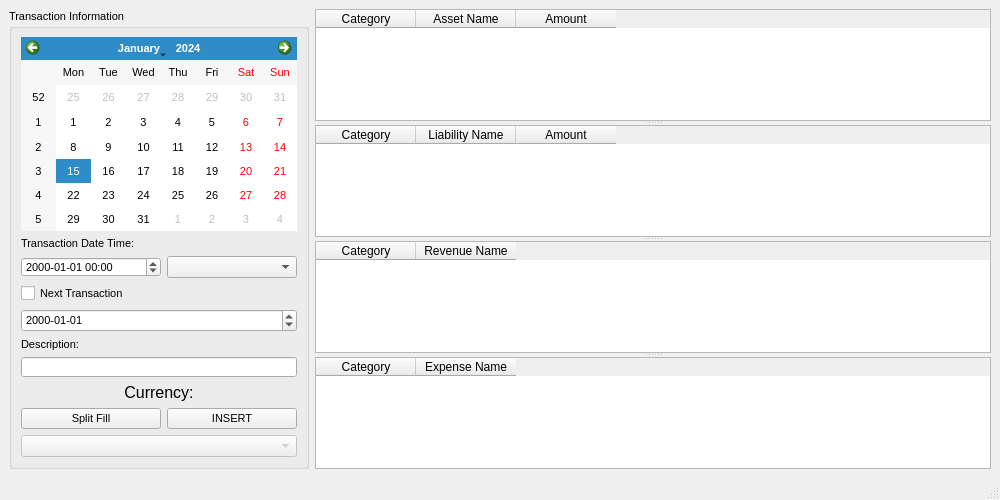
<?xml version="1.0" encoding="UTF-8"?>
<ui version="4.0">
 <class>AddTransaction</class>
 <widget class="QMainWindow" name="AddTransaction">
  <property name="geometry">
   <rect>
    <x>0</x>
    <y>0</y>
    <width>1000</width>
    <height>500</height>
   </rect>
  </property>
  <property name="font">
   <font>
    <pointsize>8</pointsize>
   </font>
  </property>
  <property name="windowTitle">
   <string>Add Transaction</string>
  </property>
  <property name="windowIcon">
   <iconset resource="../resources.qrc">
    <normaloff>:/icons/AddTransaction.png</normaloff>:/icons/AddTransaction.png</iconset>
  </property>
  <widget class="QWidget" name="centralwidget">
   <layout class="QGridLayout" name="gridLayout_2">
    <item row="0" column="1">
     <widget class="QSplitter" name="splitter">
      <property name="maximumSize">
       <size>
        <width>16777215</width>
        <height>16777215</height>
       </size>
      </property>
      <property name="orientation">
       <enum>Qt::Vertical</enum>
      </property>
      <widget class="QTableWidget" name="tableWidget_Assets">
       <property name="minimumSize">
        <size>
         <width>0</width>
         <height>0</height>
        </size>
       </property>
       <property name="maximumSize">
        <size>
         <width>16777215</width>
         <height>16777215</height>
        </size>
       </property>
       <property name="font">
        <font>
         <pointsize>9</pointsize>
        </font>
       </property>
       <column>
        <property name="text">
         <string>Category</string>
        </property>
       </column>
       <column>
        <property name="text">
         <string>Asset Name</string>
        </property>
       </column>
       <column>
        <property name="text">
         <string>Amount</string>
        </property>
       </column>
      </widget>
      <widget class="QTableWidget" name="tableWidget_Liabilities">
       <property name="minimumSize">
        <size>
         <width>0</width>
         <height>0</height>
        </size>
       </property>
       <property name="font">
        <font>
         <pointsize>9</pointsize>
        </font>
       </property>
       <column>
        <property name="text">
         <string>Category</string>
        </property>
       </column>
       <column>
        <property name="text">
         <string>Liability Name</string>
        </property>
       </column>
       <column>
        <property name="text">
         <string>Amount</string>
        </property>
       </column>
      </widget>
      <widget class="QTableWidget" name="tableWidget_Revenues">
       <property name="font">
        <font>
         <pointsize>9</pointsize>
        </font>
       </property>
       <column>
        <property name="text">
         <string>Category</string>
        </property>
       </column>
       <column>
        <property name="text">
         <string>Revenue Name</string>
        </property>
       </column>
      </widget>
      <widget class="QTableWidget" name="tableWidget_Expenses">
       <property name="font">
        <font>
         <pointsize>9</pointsize>
        </font>
       </property>
       <column>
        <property name="text">
         <string>Category</string>
        </property>
       </column>
       <column>
        <property name="text">
         <string>Expense Name</string>
        </property>
       </column>
      </widget>
     </widget>
    </item>
    <item row="0" column="0">
     <widget class="QGroupBox" name="groupBox">
      <property name="maximumSize">
       <size>
        <width>300</width>
        <height>16777215</height>
       </size>
      </property>
      <property name="title">
       <string>Transaction Information</string>
      </property>
      <layout class="QGridLayout" name="gridLayout">
       <item row="10" column="0" colspan="2">
        <widget class="QComboBox" name="comboBox_Currency">
         <property name="enabled">
          <bool>false</bool>
         </property>
        </widget>
       </item>
       <item row="1" column="0" colspan="2">
        <widget class="QLabel" name="label_transactionDateTime">
         <property name="text">
          <string>Transaction Date Time:</string>
         </property>
        </widget>
       </item>
       <item row="0" column="0" colspan="2">
        <widget class="QCalendarWidget" name="calendarWidget">
         <property name="sizePolicy">
          <sizepolicy hsizetype="Expanding" vsizetype="Expanding">
           <horstretch>0</horstretch>
           <verstretch>0</verstretch>
          </sizepolicy>
         </property>
         <property name="maximumSize">
          <size>
           <width>160000</width>
           <height>160000</height>
          </size>
         </property>
         <property name="font">
          <font>
           <pointsize>8</pointsize>
          </font>
         </property>
        </widget>
       </item>
       <item row="7" column="0" colspan="2">
        <widget class="QLabel" name="label_Currency">
         <property name="sizePolicy">
          <sizepolicy hsizetype="Preferred" vsizetype="Fixed">
           <horstretch>0</horstretch>
           <verstretch>0</verstretch>
          </sizepolicy>
         </property>
         <property name="font">
          <font>
           <pointsize>12</pointsize>
          </font>
         </property>
         <property name="text">
          <string>Currency:</string>
         </property>
         <property name="alignment">
          <set>Qt::AlignCenter</set>
         </property>
        </widget>
       </item>
       <item row="4" column="0" colspan="2">
        <widget class="QDateEdit" name="dateEdit_nextTransaction">
         <property name="enabled">
          <bool>true</bool>
         </property>
         <property name="displayFormat">
          <string>yyyy-MM-dd</string>
         </property>
        </widget>
       </item>
       <item row="5" column="0" colspan="2">
        <widget class="QLabel" name="label_Description">
         <property name="sizePolicy">
          <sizepolicy hsizetype="Preferred" vsizetype="Fixed">
           <horstretch>0</horstretch>
           <verstretch>0</verstretch>
          </sizepolicy>
         </property>
         <property name="font">
          <font>
           <pointsize>8</pointsize>
          </font>
         </property>
         <property name="text">
          <string>Description:</string>
         </property>
         <property name="alignment">
          <set>Qt::AlignLeading|Qt::AlignLeft|Qt::AlignVCenter</set>
         </property>
        </widget>
       </item>
       <item row="8" column="0">
        <widget class="QPushButton" name="pushButton_Split">
         <property name="sizePolicy">
          <sizepolicy hsizetype="MinimumExpanding" vsizetype="Fixed">
           <horstretch>0</horstretch>
           <verstretch>0</verstretch>
          </sizepolicy>
         </property>
         <property name="text">
          <string>Split Fill</string>
         </property>
        </widget>
       </item>
       <item row="3" column="0" colspan="2">
        <widget class="QCheckBox" name="checkBox_RecursiveTransaction">
         <property name="enabled">
          <bool>true</bool>
         </property>
         <property name="text">
          <string>Next Transaction</string>
         </property>
        </widget>
       </item>
       <item row="8" column="1">
        <widget class="QPushButton" name="pushButton_Insert">
         <property name="sizePolicy">
          <sizepolicy hsizetype="MinimumExpanding" vsizetype="Fixed">
           <horstretch>0</horstretch>
           <verstretch>0</verstretch>
          </sizepolicy>
         </property>
         <property name="text">
          <string>INSERT</string>
         </property>
        </widget>
       </item>
       <item row="6" column="0" colspan="2">
        <widget class="QLineEdit" name="lineEdit_Description">
         <property name="maximumSize">
          <size>
           <width>16000</width>
           <height>20</height>
          </size>
         </property>
        </widget>
       </item>
       <item row="2" column="0">
        <widget class="QDateTimeEdit" name="dateTimeEdit">
         <property name="sizePolicy">
          <sizepolicy hsizetype="Maximum" vsizetype="Fixed">
           <horstretch>0</horstretch>
           <verstretch>0</verstretch>
          </sizepolicy>
         </property>
         <property name="minimumSize">
          <size>
           <width>140</width>
           <height>0</height>
          </size>
         </property>
         <property name="maximumSize">
          <size>
           <width>16000</width>
           <height>20</height>
          </size>
         </property>
         <property name="displayFormat">
          <string>yyyy-MM-dd HH:mm</string>
         </property>
        </widget>
       </item>
       <item row="2" column="1">
        <widget class="QComboBox" name="comboBox_TimeZone">
         <property name="sizePolicy">
          <sizepolicy hsizetype="MinimumExpanding" vsizetype="Fixed">
           <horstretch>0</horstretch>
           <verstretch>0</verstretch>
          </sizepolicy>
         </property>
        </widget>
       </item>
      </layout>
     </widget>
    </item>
   </layout>
  </widget>
  <widget class="QMenuBar" name="menubar">
   <property name="geometry">
    <rect>
     <x>0</x>
     <y>0</y>
     <width>1000</width>
     <height>21</height>
    </rect>
   </property>
   <property name="font">
    <font>
     <pointsize>9</pointsize>
    </font>
   </property>
  </widget>
  <widget class="QStatusBar" name="statusbar">
   <property name="font">
    <font>
     <pointsize>9</pointsize>
    </font>
   </property>
  </widget>
 </widget>
 <resources>
  <include location="../resources.qrc"/>
 </resources>
 <connections/>
</ui>
